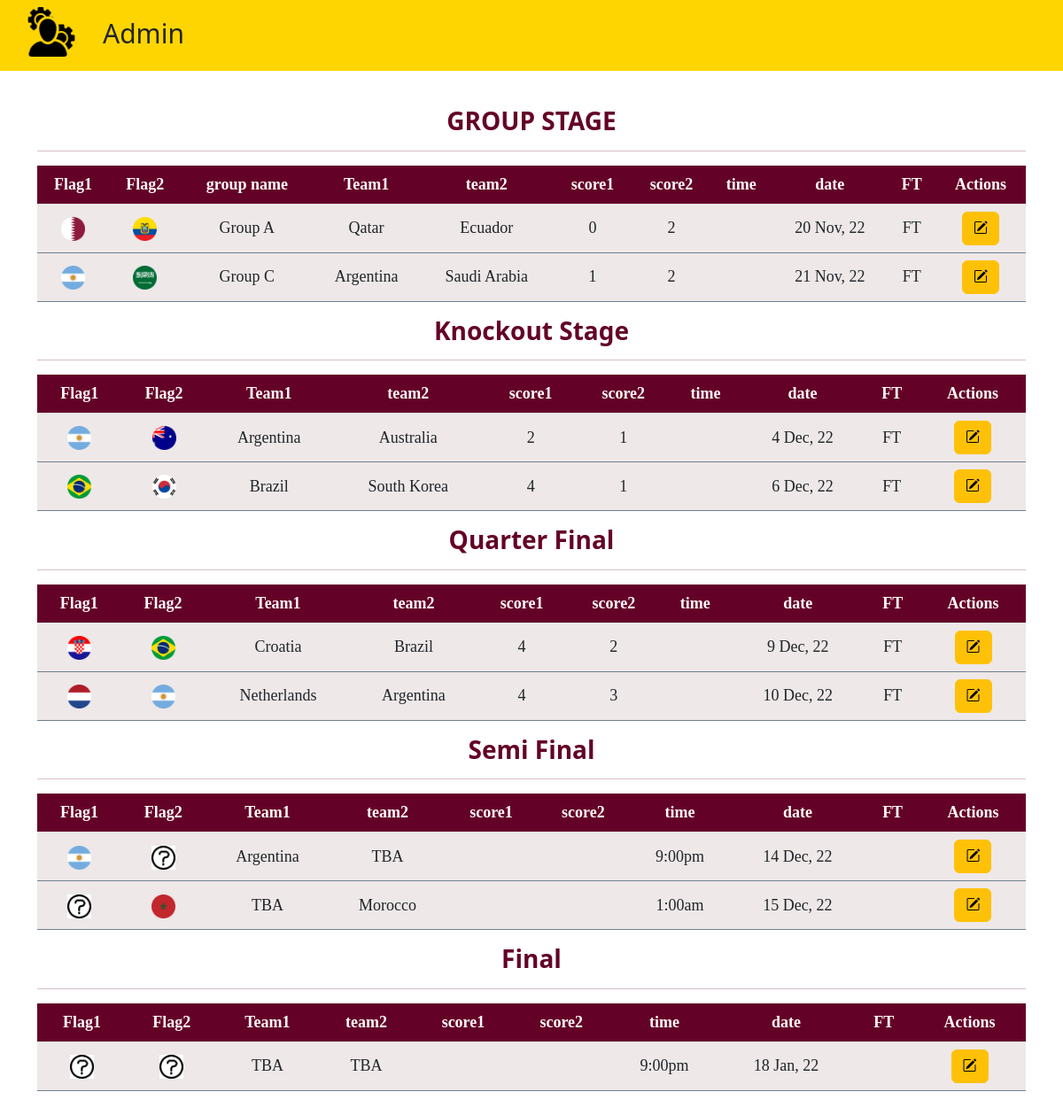
The app's page /projectfifa/viewfixture.php (signed in) with its own data.
### tables this page shows
CREATE TABLE `groupstage` (
  `id` int(50) NOT NULL,
  `flagone` varchar(255) NOT NULL,
  `flagtwo` varchar(255) NOT NULL,
  `groupname` varchar(255) NOT NULL,
  `teamone` varchar(255) NOT NULL,
  `teamtwo` varchar(255) NOT NULL,
  `scoreone` varchar(255) NOT NULL,
  `scoretwo` varchar(255) NOT NULL,
  `tm` varchar(255) NOT NULL,
  `dt` varchar(255) NOT NULL,
  `FT` varchar(255) NOT NULL
);

CREATE TABLE `knockoutstage` (
  `id` int(50) NOT NULL,
  `flagone` varchar(255) NOT NULL,
  `flagtwo` varchar(255) NOT NULL,
  `teamone` varchar(255) NOT NULL,
  `teamtwo` varchar(255) NOT NULL,
  `scoreone` varchar(255) NOT NULL,
  `scoretwo` varchar(255) NOT NULL,
  `tm` varchar(255) NOT NULL,
  `dt` varchar(255) NOT NULL,
  `FT` varchar(255) NOT NULL
);

CREATE TABLE `quarterfinal` (
  `id` int(50) NOT NULL,
  `flagone` varchar(255) NOT NULL,
  `flagtwo` varchar(255) NOT NULL,
  `teamone` varchar(255) NOT NULL,
  `teamtwo` varchar(255) NOT NULL,
  `scoreone` varchar(255) NOT NULL,
  `scoretwo` varchar(255) NOT NULL,
  `tm` varchar(255) NOT NULL,
  `dt` varchar(255) NOT NULL,
  `FT` varchar(255) NOT NULL
);

CREATE TABLE `semifinal` (
  `id` int(50) NOT NULL,
  `flagone` varchar(255) NOT NULL,
  `flagtwo` varchar(255) NOT NULL,
  `teamone` varchar(255) NOT NULL,
  `teamtwo` varchar(255) NOT NULL,
  `scoreone` varchar(255) NOT NULL,
  `scoretwo` varchar(255) NOT NULL,
  `tm` varchar(255) NOT NULL,
  `dt` varchar(255) NOT NULL,
  `FT` varchar(255) NOT NULL
);

CREATE TABLE `final` (
  `id` int(50) NOT NULL,
  `flagone` varchar(255) NOT NULL,
  `flagtwo` varchar(255) NOT NULL,
  `teamone` varchar(255) NOT NULL,
  `teamtwo` varchar(255) NOT NULL,
  `scoreone` varchar(255) NOT NULL,
  `scoretwo` varchar(255) NOT NULL,
  `tm` varchar(255) NOT NULL,
  `dt` varchar(255) NOT NULL,
  `FT` varchar(255) NOT NULL
);

### projectfifa/viewfixture.php (the view, shortened to what this page needs)
<?php
require('dbcon.php');
?>
<!DOCTYPE html>
<html lang="en">
<head>
    <link href="https://cdn.jsdelivr.net/npm/bootstrap@5.2.3/dist/css/bootstrap.min.css" rel="stylesheet"
>
    <link rel="stylesheet" href="https://cdn.jsdelivr.net/npm/bootstrap-icons@1.10.2/font/bootstrap-icons.css">
</head>
<body>
    <nav>
        <a href="./admindashboard.php"><img src="logo/admin.png" alt=""></a>
        <h1>Admin</h1>
    </nav>
    <div style="margin-top: 40px; margin-bottom: 70px;" class="container">
        <div>
            <h3 style="color:#640127; text-align: center; font-weight: bold;">GROUP STAGE
                <hr>
        </div>
        <div>
            <table class=" table table-hover text-center">
                <tr class="tab">
                    <th>Flag1</th>
                    <th>Flag2</th>
                    <th>group name</th>
                    <th>Team1</th>
                    <th>team2</th>
                    <th>score1</th>
                    <th>score2</th>
                    <th>time</th>
                    <th>date</th>
                    <th>FT</th>
                    <th>Actions</th>
                </tr>
                <?php
                               $query="SELECT * FROM `groupstage`";
                               $result=mysqli_query($con,$query);
                               $fetchsrc=FETCH_SRC;
                               while($fetch=mysqli_fetch_assoc($result)){
                               echo<<<print
                                <tr class="tab1 align-middle">
                                <td><img src="$fetchsrc$fetch[flagone]" width="27px" height="10%"></td>
                                <td><img src="$fetchsrc$fetch[flagtwo]" width="27px" height="10%"></td>
                                <td>$fetch[groupname]</td>
                                <td>$fetch[teamone]</td>
                                <td>$fetch[teamtwo]</td>
                                <td>$fetch[scoreone]</td>
                                <td>$fetch[scoretwo]</td>
                                <td>$fetch[tm]</td>
                                <td>$fetch[dt]</td>
                                <td>$fetch[FT]</td>
                                <td>
                                <a href="viewgroupstage.php? id=$fetch[id]" class="btn  btn-warning "><i class="bi bi-pencil-square"></i></a>
                                </td>
                            </tr>
                            print;
                               }
                              ?>
            </table>
        </div>
        <div>
            <h3 style="color:#640127; text-align: center; font-weight: bold;">Knockout Stage
                <hr>
        </div>
        <div>
            <table class=" table table-hover text-center">
                <tr class="tab">
                    <th>Flag1</th>
                    <th>Flag2</th>
                    <th>Team1</th>
                    <th>team2</th>
                    <th>score1</th>
                    <th>score2</th>
                    <th>time</th>
                    <th>date</th>
                    <th>FT</th>
                    <th>Actions</th>
                </tr>
                <?php
                               $query="SELECT * FROM `knockoutstage`";
                               $result=mysqli_query($con,$query);
                               $fetchsrc=FETCH_SRC;
                               while($fetch=mysqli_fetch_assoc($result)){
                               echo<<<print
                                <tr class="tab1 align-middle">
                                <td><img src="$fetchsrc$fetch[flagone]" width="27px" height="10%"></td>
                                <td><img src="$fetchsrc$fetch[flagtwo]" width="27px" height="10%"></td>
                                <td>$fetch[teamone]</td>
                                <td>$fetch[teamtwo]</td>
                                <td>$fetch[scoreone]</td>
                                <td>$fetch[scoretwo]</td>
                                <td>$fetch[tm]</td>
                                <td>$fetch[dt]</td>
                                <td>$fetch[FT]</td>
                                <td>
                                <a href="viewknockoutstage.php? id=$fetch[id]" class="btn  btn-warning "><i class="bi bi-pencil-square"></i></a>
                                </td>
                            </tr>
                            print;
                               }
                              ?>
            </table>
        </div>
        <div>
            <h3 style="color:#640127; text-align: center; font-weight: bold;">Quarter Final
                <hr>
        </div>
        <div>
            <table class=" table table-hover text-center">
                <tr class="tab">
                    <th>Flag1</th>
                    <th>Flag2</th>
                    <th>Team1</th>
                    <th>team2</th>
                    <th>score1</th>
                    <th>score2</th>
                    <th>time</th>
                    <th>date</th>
                    <th>FT</th>
                    <th>Actions</th>
                </tr>
                <?php
                               $query="SELECT * FROM `quarterfinal`";
                               $result=mysqli_query($con,$query);
                               $fetchsrc=FETCH_SRC;
                               while($fetch=mysqli_fetch_assoc($result)){
                               echo<<<print
                                <tr class="tab1 align-middle">
                                <td><img src="$fetchsrc$fetch[flagone]" width="27px" height="10%"></td>
                                <td><img src="$fetchsrc$fetch[flagtwo]" width="27px" height="10%"></td>
                                <td>$fetch[teamone]</td>
                                <td>$fetch[teamtwo]</td>
                                <td>$fetch[scoreone]</td>
                                <td>$fetch[scoretwo]</td>
                                <td>$fetch[tm]</td>
                                <td>$fetch[dt]</td>
                                <td>$fetch[FT]</td>
                                <td>
                                <a href="viewquarterfinal.php? id=$fetch[id]" class="btn  btn-warning "><i class="bi bi-pencil-square"></i></a>
                                </td>
                            </tr>
                            print;
                               }
                              ?>
            </table>
        </div>
        <div>
            <h3 style="color:#640127; text-align: center; font-weight: bold;">Semi Final
                <hr>
        </div>
        <div>
            <table class=" table table-hover text-center">
                <tr class="tab">
                    <th>Flag1</th>
                    <th>Flag2</th>
                    <th>Team1</th>
                    <th>team2</th>
                    <th>score1</th>
                    <th>score2</th>
                    <th>time</th>
                    <th>date</th>
                    <th>FT</th>
                    <th>Actions</th>
                </tr>
                <?php
                               $query="SELECT * FROM `semifinal`";
                               $result=mysqli_query($con,$query);
                               $fetchsrc=FETCH_SRC;
                               while($fetch=mysqli_fetch_assoc($result)){
                               echo<<<print
                                <tr class="tab1 align-middle">
                                <td><img src="$fetchsrc$fetch[flagone]" width="27px" height="10%"></td>
                                <td><img src="$fetchsrc$fetch[flagtwo]" width="27px" height="10%"></td>
                                <td>$fetch[teamone]</td>
                                <td>$fetch[teamtwo]</td>
                                <td>$fetch[scoreone]</td>
                                <td>$fetch[scoretwo]</td>
                                <td>$fetch[tm]</td>
                                <td>$fetch[dt]</td>
                                <td>$fetch[FT]</td>
                                <td>
                                <a href="viewsemifinal.php? id=$fetch[id]" class="btn  btn-warning "><i class="bi bi-pencil-square"></i></a>
                                </td>
                            </tr>
                            print;
                               }
                              ?>
            </table>
        </div>
        <div>
            <h3 style="color:#640127; text-align: center; font-weight: bold;">Final
                <hr>
        </div>
        <div>
            <table class=" table table-hover text-center">
                <tr class="tab">
                    <th>Flag1</th>
                    <th>Flag2</th>
                    <th>Team1</th>
                    <th>team2</th>
                    <th>score1</th>
                    <th>score2</th>
                    <th>time</th>
                    <th>date</th>
                    <th>FT</th>
                    <th>Actions</th>
                </tr>
                <?php
                               $query="SELECT * FROM `final`";
                               $result=mysqli_query($con,$query);
                               $fetchsrc=FETCH_SRC;
                               while($fetch=mysqli_fetch_assoc($result)){
                               echo<<<print
                                <tr class="tab1 align-middle">
                                <td><img src="$fetchsrc$fetch[flagone]" width="27px" height="10%"></td>
                                <td><img src="$fetchsrc$fetch[flagtwo]" width="27px" height="10%"></td>
                                <td>$fetch[teamone]</td>
                                <td>$fetch[teamtwo]</td>
                                <td>$fetch[scoreone]</td>
                                <td>$fetch[scoretwo]</td>
                                <td>$fetch[tm]</td>
                                <td>$fetch[dt]</td>
                                <td>$fetch[FT]</td>
                                <td>
                                <a href="viewfinal.php? id=$fetch[id]" class="btn  btn-warning "><i class="bi bi-pencil-square"></i></a>
                                </td>
                            </tr>
                            print;
                               }
                              ?>
            </table>
        </div>
    </div>
</body>
</body>
</html>

### projectfifa/viewfixture.php (style rules this page uses)
body { background-size: 120%; }
hr { font-weight: bold; color: #640127; }
table th, td { font-size: large; font-family: Georgia, 'Times New Roman', Times, serif; }
.tab { background-color: #640127; color: snow; }
table th { color: snow; }
.tab1 { background-color: rgba(238, 231, 231, 0.945); border: 0.5px slategrey; }
nav { display: flex; font-size: 1rem; background-color: #ffd500; height: 5rem; align-item: center; }
nav img { height: 3.5rem; margin: 8px 30px; }
nav h1 { margin: 20px 0px; font-size: 30px; }

### records on screen
groupstage: flagone (picture), flagtwo (picture), groupname "Group A", teamone "Qatar", teamtwo "Ecuador", scoreone "0", scoretwo "2", dt "20 Nov, 22", FT "FT"
groupstage: flagone (picture), flagtwo (picture), groupname "Group C", teamone "Argentina", teamtwo "Saudi Arabia", scoreone "1", scoretwo "2", dt "21 Nov, 22", FT "FT"
knockoutstage: flagone (picture), flagtwo (picture), teamone "Argentina", teamtwo "Australia", scoreone "2", scoretwo "1", dt "4 Dec, 22", FT "FT"
knockoutstage: flagone (picture), flagtwo (picture), teamone "Brazil", teamtwo "South Korea", scoreone "4", scoretwo "1", dt "6 Dec, 22", FT "FT"
quarterfinal: flagone (picture), flagtwo (picture), teamone "Croatia", teamtwo "Brazil", scoreone "4", scoretwo "2", dt "9 Dec, 22", FT "FT"
quarterfinal: flagone (picture), flagtwo (picture), teamone "Netherlands", teamtwo "Argentina", scoreone "4", scoretwo "3", dt "10 Dec, 22", FT "FT"
semifinal: flagone (picture), flagtwo (picture), teamone "Argentina", teamtwo "TBA", tm "9:00pm", dt "14 Dec, 22"
semifinal: flagone (picture), flagtwo (picture), teamone "TBA", teamtwo "Morocco", tm "1:00am", dt "15 Dec, 22"
final: flagone (picture), flagtwo (picture), teamone "TBA", teamtwo "TBA", tm "9:00pm", dt "18 Jan, 22"
